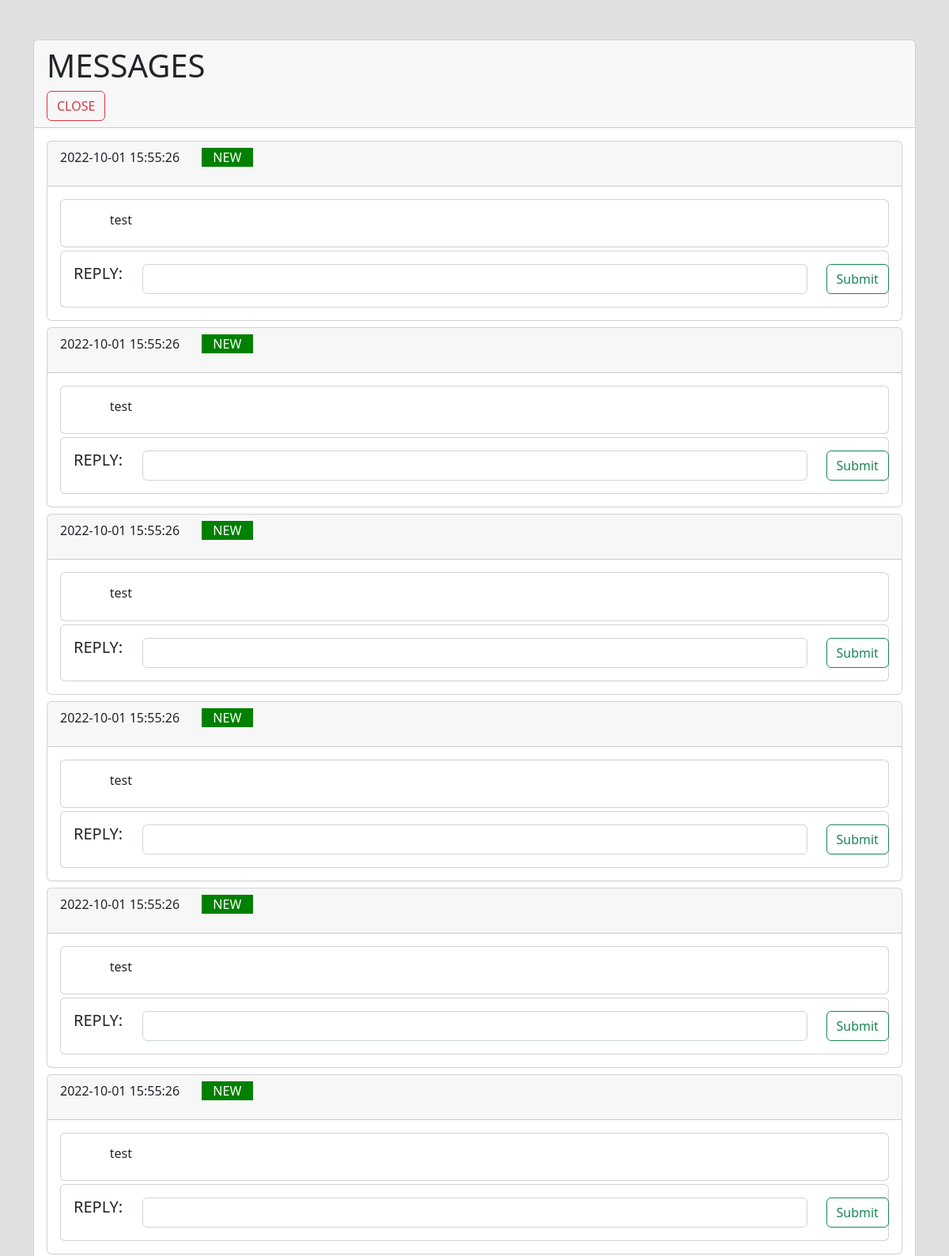
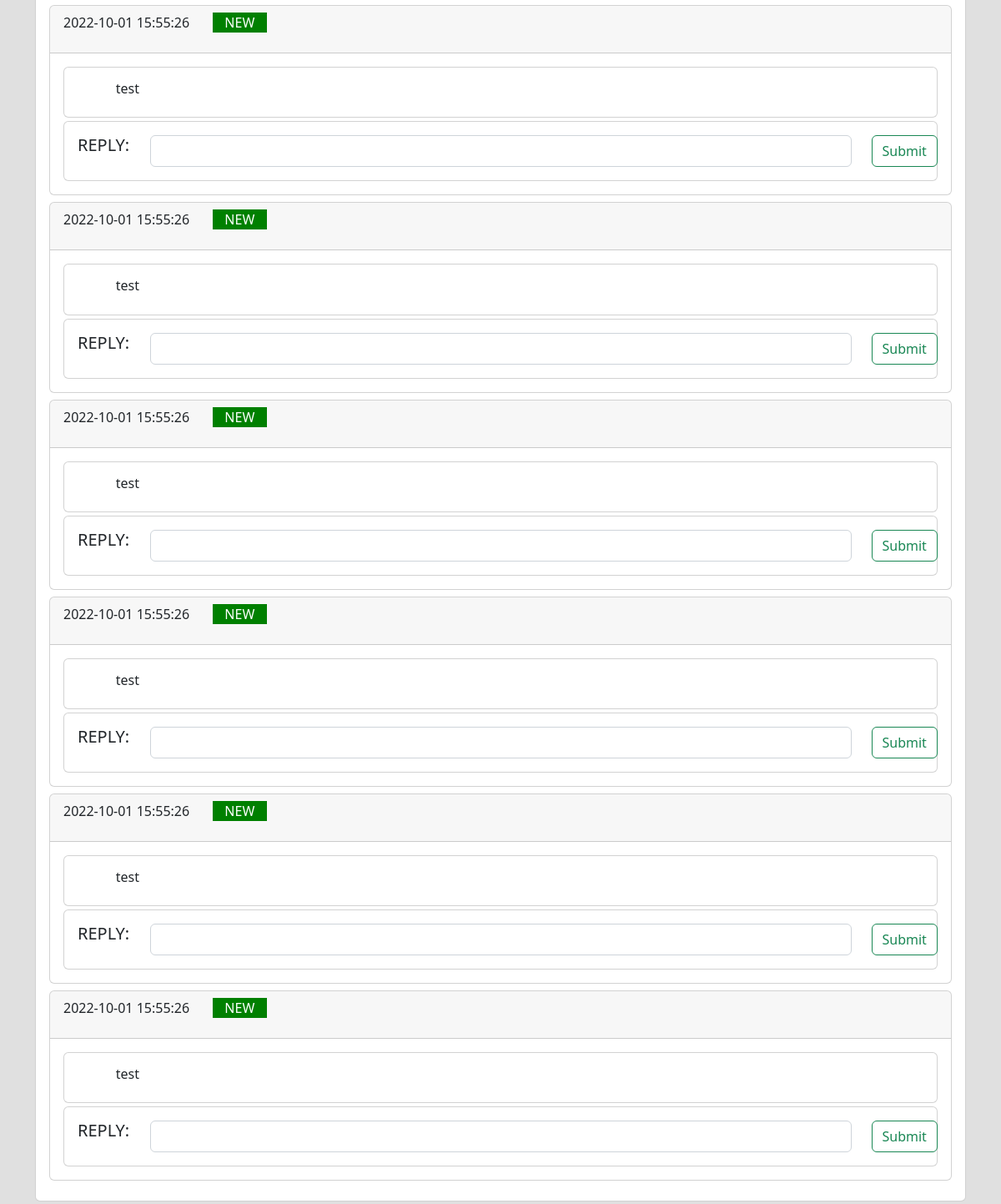
Page /pages/admin/pages/message.php?id=3 on the committed database (2 pictures, top to bottom).
### tables this page shows
CREATE TABLE `tbl_messages` (
  `id` int(11) NOT NULL,
  `schoolid` int(11) NOT NULL,
  `message` varchar(500) NOT NULL,
  `date` timestamp NOT NULL DEFAULT current_timestamp() ON UPDATE current_timestamp(),
  `active` int(1) NOT NULL
);

### pages/admin/pages/message.php (the view, shortened to what this page needs)
<?php
require_once "../../../modules/dbconnection.php";
$schoolid = $_GET['id'];
$sql = "select a.id,a.schoolid,schooldesc,message,date,a.active from tbl_messages a inner join tbl_schools b where a.schoolid=b.schoolid and a.schoolid='$schoolid' order by date desc";
$result = mysqli_query($connection,$sql);
?>
<!doctype html>
<html>
    <head>
        <link href="../../../src/css/bootstrap.min.css" rel="stylesheet">
    </head>
    <body class="body-bg">
        <div class="container">
            <div class="card">
                <div class="card-header">
                    <h1>MESSAGES</h1>
                    <a href="../../../modules/admin-viewedmessage.php?id=<?=$schoolid?>" class="btn btn-outline-danger">CLOSE</a>
                </div>
                <div class="card-body">
                    <?php while($fetch = mysqli_fetch_assoc($result)) { ?>
                        <div class="card mb-2">
                            <div class="card-header">
                                <div class="row">
                                    <div class="col-2">
                                        <?=$fetch['date']?>
                                    </div>
                                    <div class="col-1">
                                        <?php if($fetch['active'] == "1") { ?>
                                            <p style="background-color:green;text-align:center;color:white;">NEW</p>
                                        <?php }?>
                                    </div>
                                </div>
                            </div>
                            <div class="card-body">
                                <div class="card mb-1">
                                    <div class="card-body">
                                        <h6 style="text-indent:5ch;"><?=$fetch['message']?></h6>
                                    </div>
                                </div>
                                <div class="card">
                                    <div class="card-body">
                                        <div class="row">
                                            <div class="col-1">
                                                <h5>REPLY:</h5>
                                            </div>
                                            <div class="col-10">
                                                <input type="text" class="form-control" name="reply">
                                            </div>
                                            <div class="col-1">
                                                <input type="submit" class="btn btn-outline-success">
                                            </div>
                                        </div>
                                    </div>
                                </div>
                            </div>
                        </div>
                    <?php }?>
                </div>
            </div>
        </div>
    </body>
</html>

### pages/admin/pages/message.php (style rules this page uses)
.container { margin-top: 50px; margin-bottom: 50px; }
.body-bg { background-color:#E0E0E0; }

### rows in the picture
tbl_messages: date "2022-10-01 15:55:26", active "NEW", message "test"
tbl_messages: date "2022-10-01 15:55:26", active "NEW", message "test"
tbl_messages: date "2022-10-01 15:55:26", active "NEW", message "test"
tbl_messages: date "2022-10-01 15:55:26", active "NEW", message "test"
tbl_messages: date "2022-10-01 15:55:26", active "NEW", message "test"
tbl_messages: date "2022-10-01 15:55:26", active "NEW", message "test"
tbl_messages: date "2022-10-01 15:55:26", active "NEW", message "test"
tbl_messages: date "2022-10-01 15:55:26", active "NEW", message "test"
tbl_messages: date "2022-10-01 15:55:26", active "NEW", message "test"
tbl_messages: date "2022-10-01 15:55:26", active "NEW", message "test"
tbl_messages: date "2022-10-01 15:55:26", active "NEW", message "test"
tbl_messages: date "2022-10-01 15:55:26", active "NEW", message "test"
